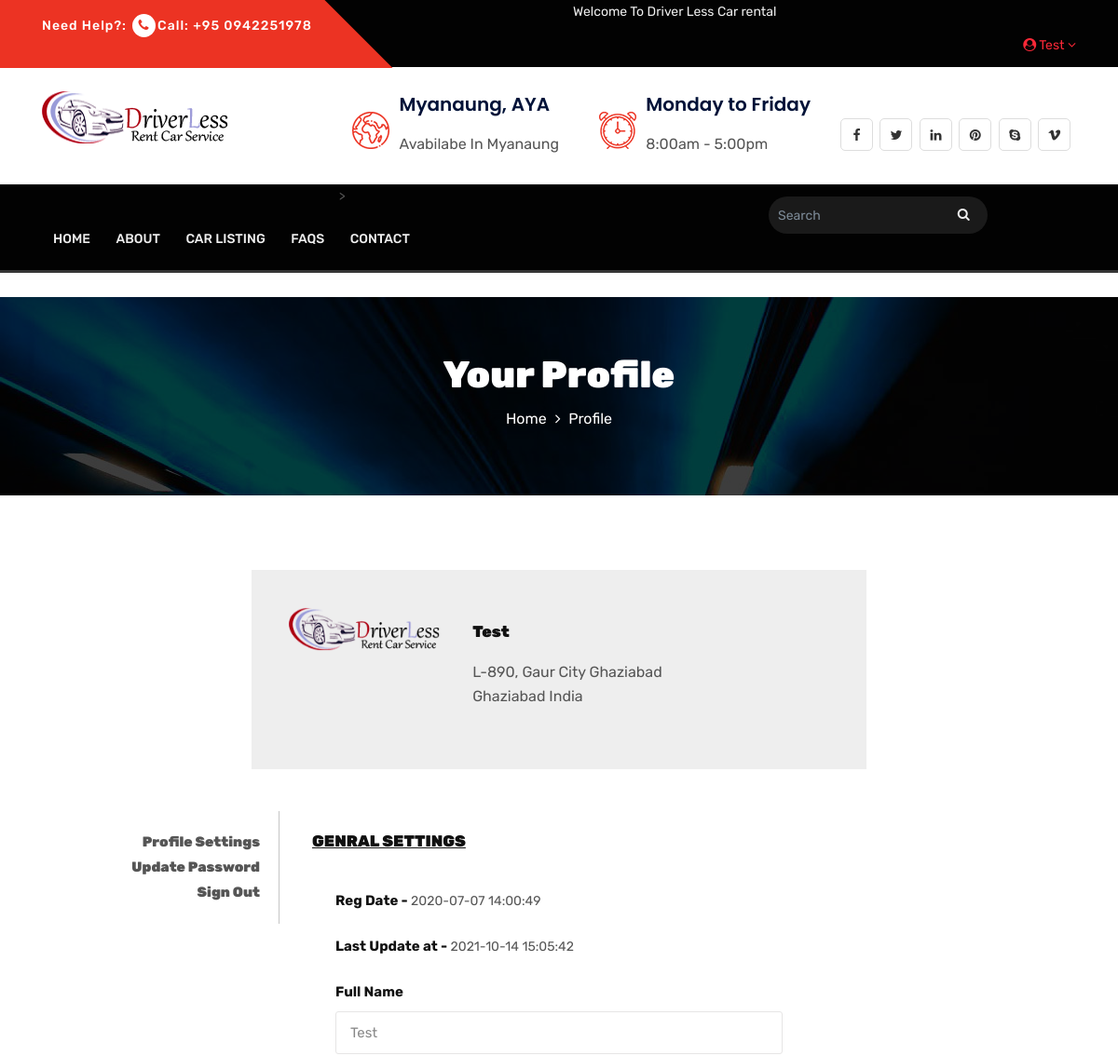
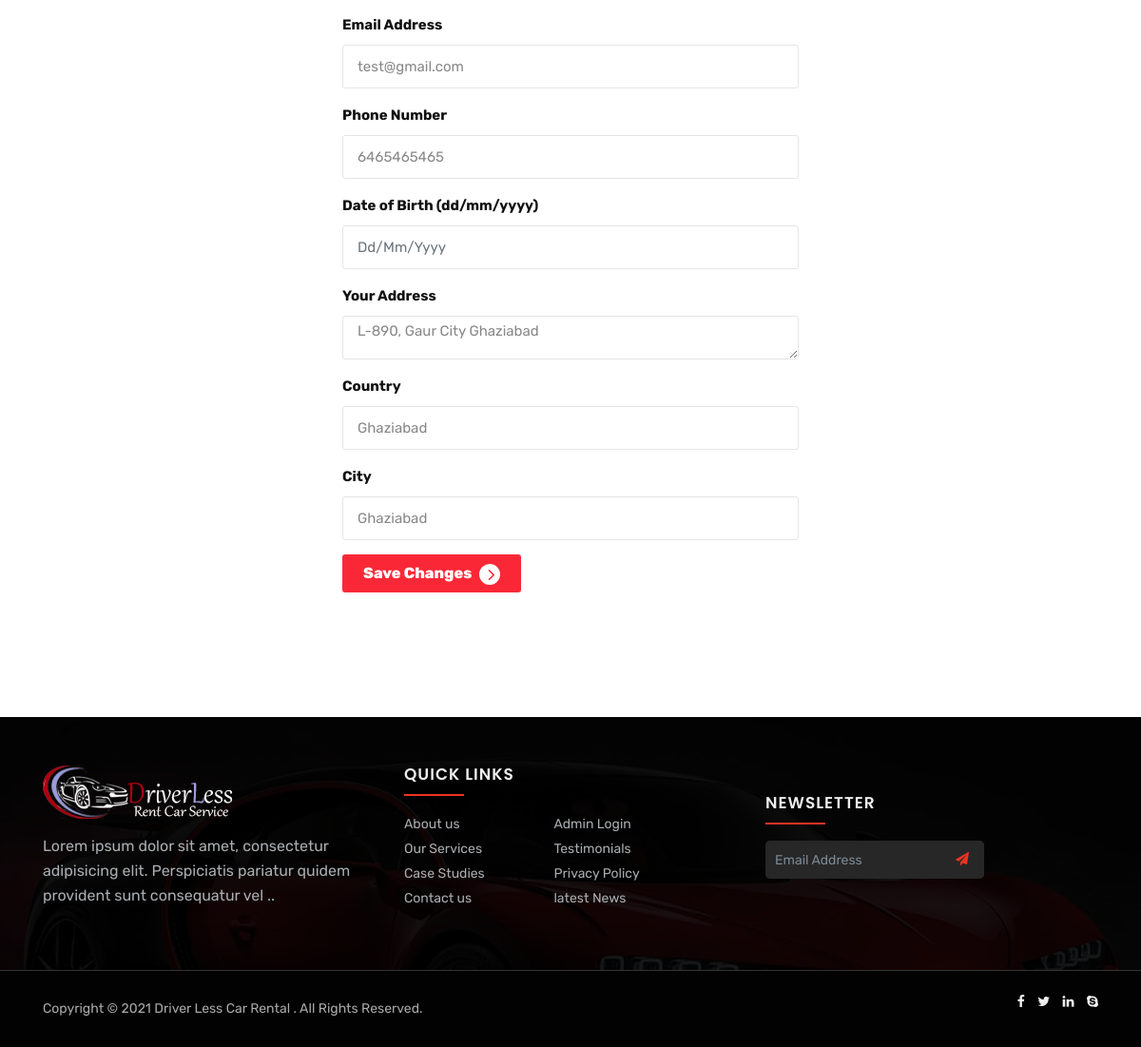
Page /profile.php (signed in) on the committed database (2 pictures, top to bottom).
### tables this page shows
CREATE TABLE `tblusers` (
  `id` int(11) NOT NULL,
  `FullName` varchar(120) DEFAULT NULL,
  `EmailId` varchar(100) DEFAULT NULL,
  `Password` varchar(100) DEFAULT NULL,
  `ContactNo` char(11) DEFAULT NULL,
  `dob` varchar(100) DEFAULT NULL,
  `Address` varchar(255) DEFAULT NULL,
  `City` varchar(100) DEFAULT NULL,
  `Country` varchar(100) DEFAULT NULL,
  `RegDate` timestamp NULL DEFAULT current_timestamp(),
  `UpdationDate` timestamp NULL DEFAULT NULL ON UPDATE current_timestamp()
);

### profile.php (the view, shortened to what this page needs)
<?php
if(strlen($_SESSION['login'])==0)
  {
header('location:index.php');
}
else{
?>
<!DOCTYPE html>
<html lang="en">
<head>
    <link rel="stylesheet" href="assets/css/styles.css">
</head>
<body>
<?php include_once "include/header.php" ?>
<?php include_once "include/top_header.php" ?>
<?php include_once "include/main_header.php" ?>
<?php  include_once "include/main_menu.php" ?><br>
<section class="page-header profile_page">
  <div class="container">
    <div class="page-header_wrap">
      <div class="page-heading">
        <h1>Your Profile</h1>
      </div>
      <ul class="coustom-breadcrumb">
        <li><a href="#">Home</a></li>
        <li>Profile</li>
      </ul>
    </div>
  </div>
  <div class="dark-overlay"></div>
</section>
<?php
$useremail=$_SESSION['login'];
$sql = "SELECT * from tblusers where EmailId=:useremail";
$query = $dbh -> prepare($sql);
$query -> bindParam(':useremail',$useremail, PDO::PARAM_STR);
$query->execute();
$results=$query->fetchAll(PDO::FETCH_OBJ);
if($query->rowCount() > 0)
{
foreach($results as $result)
{ ?>
<section class="user_profile inner_pages">
  <div class="container">
    <div class="user_profile_info gray-bg padding_4x4_40">
      <div class="upload_user_logo"> <img src="assets/img/logo.png" alt="image">
      </div>
      <div class="dealer_info">
        <h5><?php echo htmlentities($result->FullName);?></h5>
        <p><?php echo htmlentities($result->Address);?><br>
          <?php echo htmlentities($result->City);?>&nbsp;<?php echo htmlentities($result->Country);?></p>
      </div>
    </div>
    <div class="row">
      <div class="col-md-3 col-sm-3">
        <?php include('sidebar.php');?>
      <div class="col-md-6 col-sm-8">
        <div class="profile_wrap">
          <h5 class="uppercase underline">Genral Settings</h5>
          <form  method="post">
           <div class="form-group">
              <label class="control-label">Reg Date -</label>
             <?php echo htmlentities($result->RegDate);?>
            </div>
             <?php if($result->UpdationDate!=""){?>
            <div class="form-group">
              <label class="control-label">Last Update at  -</label>
             <?php echo htmlentities($result->UpdationDate);?>
            </div>
            <?php } ?>
            <div class="form-group">
              <label class="control-label">Full Name</label>
              <input class="form-control white_bg" name="fullname" value="<?php echo htmlentities($result->FullName);?>" id="fullname" type="text"  required>
            </div>
            <div class="form-group">
              <label class="control-label">Email Address</label>
              <input class="form-control white_bg" value="<?php echo htmlentities($result->EmailId);?>" name="emailid" id="email" type="email" required readonly>
            </div>
            <div class="form-group">
              <label class="control-label">Phone Number</label>
              <input class="form-control white_bg" name="mobilenumber" value="<?php echo htmlentities($result->ContactNo);?>" id="phone-number" type="text" required>
            </div>
            <div class="form-group">
              <label class="control-label">Date of Birth&nbsp;(dd/mm/yyyy)</label>
              <input class="form-control white_bg" value="<?php echo htmlentities($result->dob);?>" name="dob" placeholder="dd/mm/yyyy" id="birth-date" type="text" >
            </div>
            <div class="form-group">
              <label class="control-label">Your Address</label>
              <textarea class="form-control white_bg" name="address" rows="4" ><?php echo htmlentities($result->Address);?></textarea>
            </div>
            <div class="form-group">
              <label class="control-label">Country</label>
              <input class="form-control white_bg"  id="country" name="country" value="<?php echo htmlentities($result->City);?>" type="text">
            </div>
            <div class="form-group">
              <label class="control-label">City</label>
              <input class="form-control white_bg" id="city" name="city" value="<?php echo htmlentities($result->City);?>" type="text">
            </div>
            <?php }} ?>
            <div class="form-group">
              <button type="submit" name="updateprofile" class="btn">Save Changes <span class="angle_arrow"><i class="fa fa-angle-right" aria-hidden="true"></i></span></button>
            </div>
          </form>
        </div>
      </div>
    </div>
  </div>
</section>
</body>
</html>
<?php } ?>
<?php include_once "include/footer.php" ?>

### include/top_header.php (shortened to what this page needs)
<?php include_once "config.php" ?>
<section class="dlauto-header-top-area">
    <div class="container">
        <div class="row">
            <div class="col-md-6">
                <div class="header-top-left">
                    <p>Need Help?: <a href="tel:09422571685"><i class="fa fa-phone"></a></i>Call: +95 0942251978</p>
                </div>
            </div>
            <div class="col-md-6">
                <?php if (strlen($_SESSION['login']) == 0) {
                   ?>
                    <div class="header-top-right">
                        <a href="login.php"><i class="fa fa-key"></i>login</a>
                        <a href="register.php"><i class="fa fa-user"></i> register</a>
                        <meta name="google-translate-customization" content="9f841e7780177523-3214ceb76f765f38-gc38c6fe6f9d06436-c">
                        </meta>
                        <div class="dropdown" >
                            <div id="google_translate_element">
                            </div>
                            <script type="text/javascript">
                                function googleTranslateElementInit() {
                                    new google.translate.TranslateElement({
                                        pageLanguage: 'en',
                                        includedLanguages: 'my,ja',
                                        layout: google.translate.TranslateElement.InlineLayout.SIMPLE
                                    }, 'google_translate_element');
                                }
                            </script>
                            <script type="text/javascript" src="//translate.google.com/translate_a/element.js?cb=googleTranslateElementInit"></script>
                        </div>
                    </div>
                <?php } else {
                       echo "Welcome To Driver Less Car rental ";
                   ?>
                    <div class="header-top-right">
                        <div class="dropdown">
                            <li class="dropdown"> <a href="#" data-toggle="dropdown" aria-haspopup="true" aria-expanded="false"><i class="fa fa-user-circle" aria-hidden="true"></i>
                                    <?php
                                       $email = $_SESSION['login'];
                                       $sql = "SELECT FullName FROM tblusers WHERE EmailId=:email ";
                                       $query = $dbh->prepare($sql);
                                       $query->bindParam(':email', $email, PDO::PARAM_STR);
                                       $query->execute();
                                       $results = $query->fetchAll(PDO::FETCH_OBJ);
                                       if ($query->rowCount() > 0) {
                                           foreach ($results as $result) {
                                               echo htmlentities($result->FullName);
                                           }
                                       } ?>
                                    <i class="fa fa-angle-down" aria-hidden="true"></i></a>
                            </li>
                        </div>
                    </div>
                <?php } ?>
            </div>
        </div>
    </div>
</section>

### sidebar.php
<div class="profile_nav">
          <ul>
            <li><a href="profile.php">Profile Settings</a></li>
              <li><a href="update-password.php">Update Password</a></li>
            <li><a href="logout.php">Sign Out</a></li>
          </ul>
        </div>
      </div>

### rows in the picture
tblusers: FullName "Test", Address "L-890, Gaur City Ghaziabad", City "Ghaziabad", Country "India", RegDate "2020-07-07 14:00:49", UpdationDate "2021-10-14 15:05:42", fullname "Test", emailid "test@gmail.com", mobilenumber "6465465465", address "L-890, Gaur City Ghaziabad", country "Ghaziabad", city "Ghaziabad"
